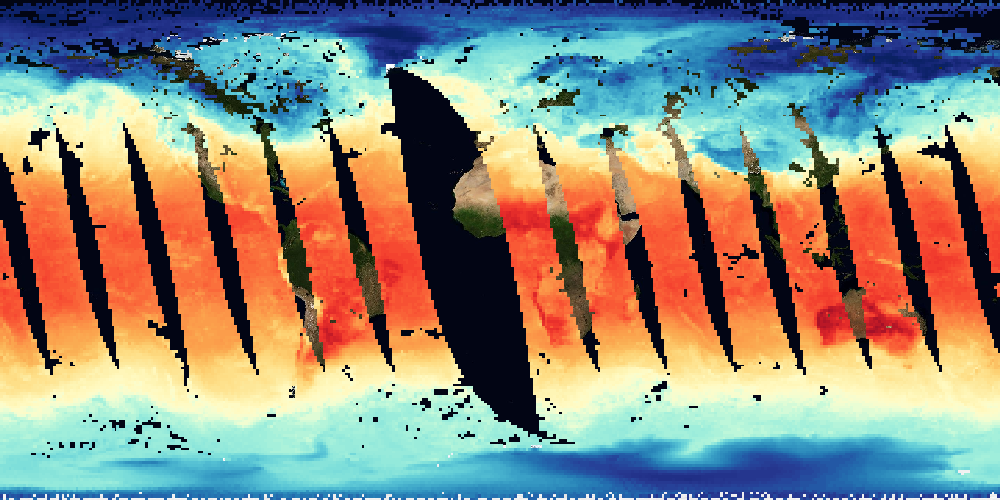
#> input picture frames/2026-01-01.png, 1000 x 500 px; its folder holds 4 pictures in this run
$ python showframe.py
#> lines starting #> are read from the running program, lines starting #| are printed output that depends on the picture
import os
import glob
import matplotlib.pyplot as plt
from matplotlib.widgets import Slider
from PIL import Image

files = sorted(glob.glob(os.path.join("frames", "*.png")))
dates = [os.path.splitext(os.path.basename(f))[0] for f in files]
images = [Image.open(f) for f in files]
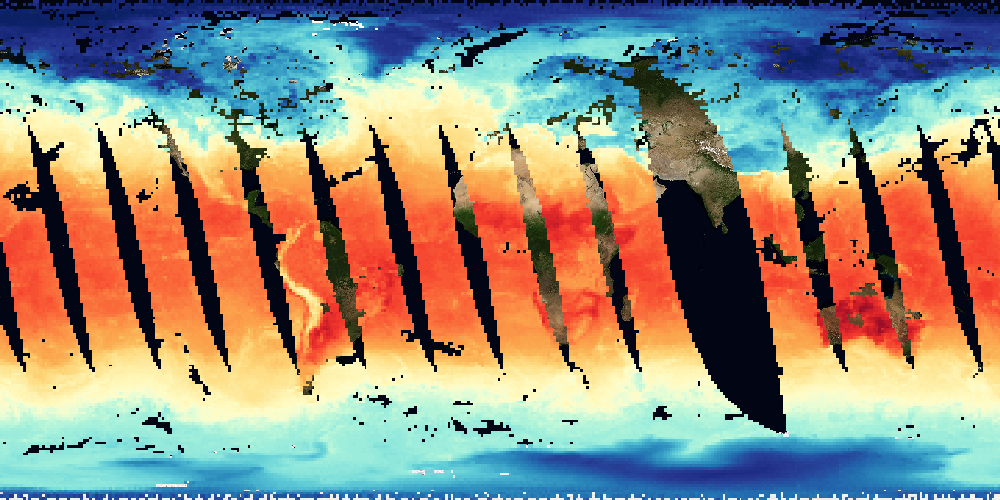
#> input picture frames/2026-01-02.png, 1000 x 500 px
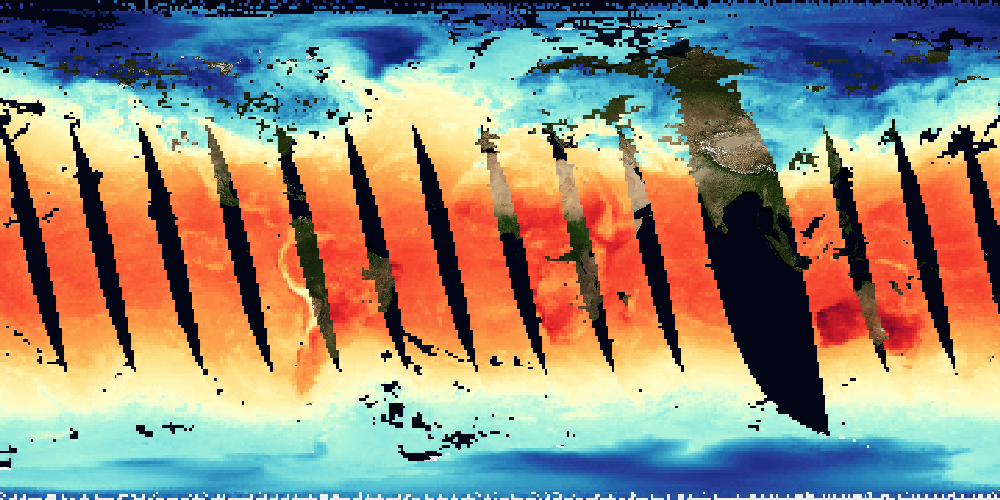
#> input picture frames/2026-01-03.png, 1000 x 500 px
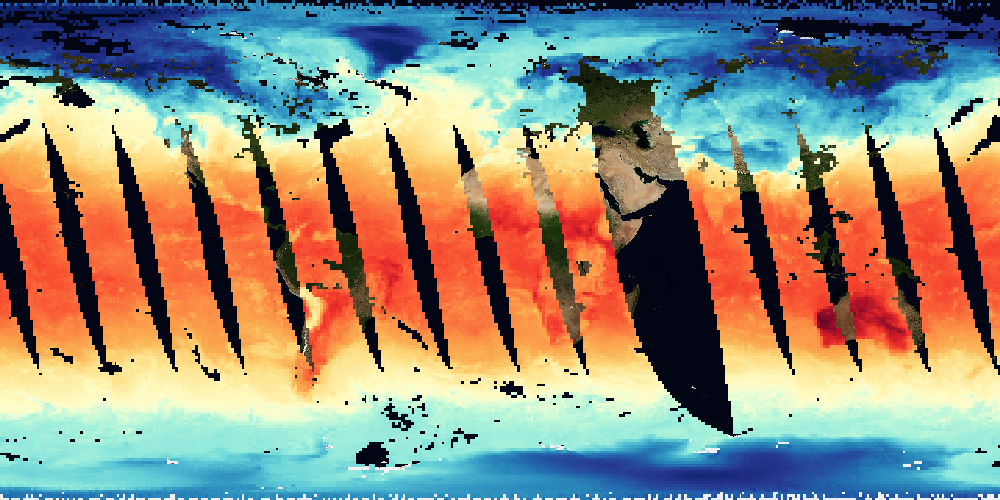
#> input picture frames/2026-01-04.png, 1000 x 500 px
#> images = 4 items

# 跳过没有数据的日期（可选）
missing = {f"2026-01-{d}" for d in range(20, 28)}
keep = [i for i, d in enumerate(dates) if d not in missing]
files = [files[i] for i in keep]
dates = [dates[i] for i in keep]
images = [images[i] for i in keep]

n = len(images)
#> n = 4
state = {"i": 0, "playing": False}

fig, ax = plt.subplots(figsize=(11, 6.5))
plt.subplots_adjust(bottom=0.15)
im = ax.imshow(images[0])
ax.axis("off")
title = ax.set_title(f"{dates[0]}  (1/{n})", fontsize=14)

slider_ax = fig.add_axes([0.15, 0.04, 0.7, 0.03])
slider = Slider(slider_ax, "Frame", 0, n - 1, valinit=0, valstep=1)


def show(i):
    state["i"] = max(0, min(n - 1, int(i)))
    im.set_data(images[state["i"]])
    title.set_text(f"{dates[state['i']]}  ({state['i'] + 1}/{n})")
    fig.canvas.draw_idle()


def on_slider(val):
    show(val)


def on_key(event):
    if event.key == "right":
        slider.set_val(min(n - 1, state["i"] + 1))
    elif event.key == "left":
        slider.set_val(max(0, state["i"] - 1))
    elif event.key == " ":
        state["playing"] = not state["playing"]


def tick():
    if state["playing"]:
        nxt = state["i"] + 1
        slider.set_val(0 if nxt >= n else nxt)


slider.on_changed(on_slider)
fig.canvas.mpl_connect("key_press_event", on_key)

timer = fig.canvas.new_timer(interval=150)
timer.add_callback(tick)
timer.start()

print("操作：← → 逐帧 | 空格 播放/暂停 | 拖动下方滑块跳转")
plt.show()
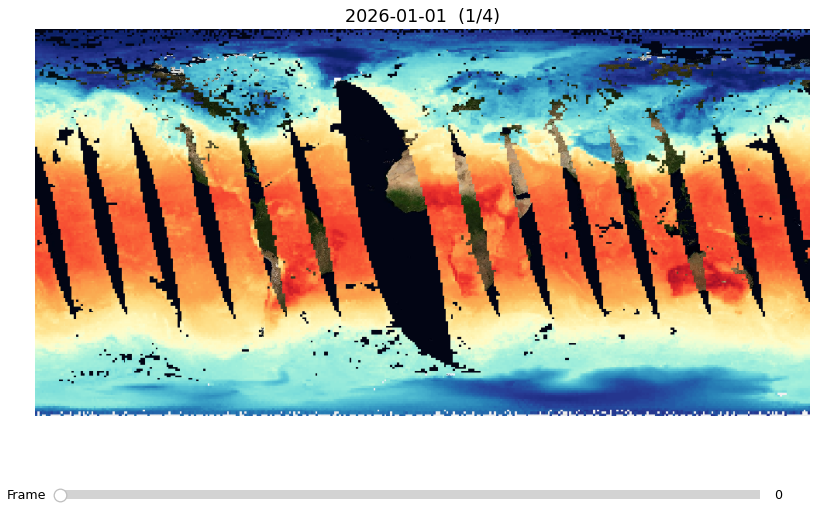
#> figure drawn by matplotlib, 2 panels
